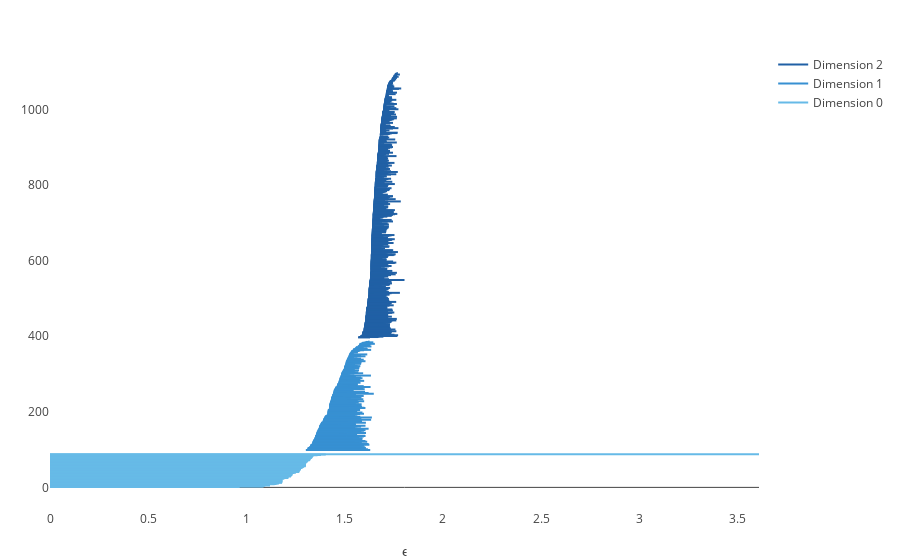

Notebook source saved alongside this figure:
### Code cell
dimen = 2

plot_shuffle = true
plot_geom = !plot_shuffle

plot_betti = false
plot_persistance = false
plot_bar = true

if plot_geom
    if plot_betti
        plotbetticurve_pjs(geom_eirene, dim=dimen)
    elseif plot_persistance
        plotpersistencediagram_pjs(geom_eirene,dim=dimen)
    elseif plot_bar
        plotbarcode_pjs(geom_eirene,dim=0:dimen)
    end
elseif plot_shuffle
        if plot_betti
        plotbetticurve_pjs(shuffled_eirene, dim=dimen)
    elseif plot_persistance
        plotpersistencediagram_pjs(shuffled_eirene,dim=dimen)
    elseif plot_bar
        plotbarcode_pjs(shuffled_eirene,dim=0:dimen)
    end
end
